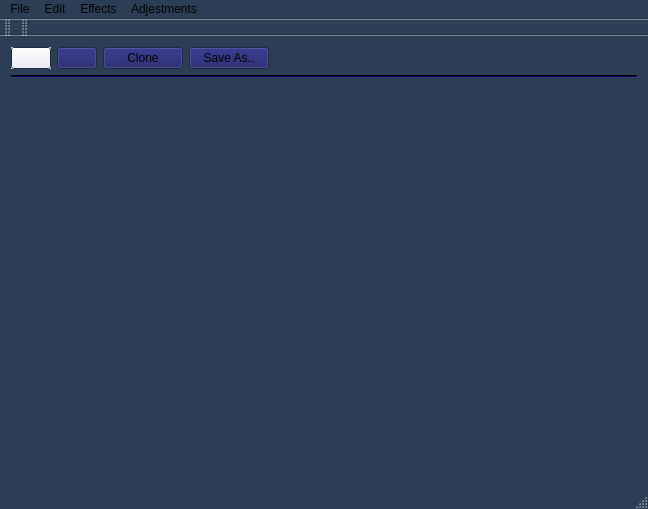
<?xml version="1.0" encoding="UTF-8"?>
<ui version="4.0">
 <class>MainWindow</class>
 <widget class="QMainWindow" name="MainWindow">
  <property name="windowModality">
   <enum>Qt::ApplicationModal</enum>
  </property>
  <property name="geometry">
   <rect>
    <x>0</x>
    <y>0</y>
    <width>648</width>
    <height>509</height>
   </rect>
  </property>
  <property name="minimumSize">
   <size>
    <width>20</width>
    <height>20</height>
   </size>
  </property>
  <property name="palette">
   <palette>
    <active>
     <colorrole role="Button">
      <brush brushstyle="SolidPattern">
       <color alpha="255">
        <red>20</red>
        <green>22</green>
        <blue>99</blue>
       </color>
      </brush>
     </colorrole>
     <colorrole role="Base">
      <brush brushstyle="SolidPattern">
       <color alpha="255">
        <red>255</red>
        <green>255</green>
        <blue>255</blue>
       </color>
      </brush>
     </colorrole>
     <colorrole role="Window">
      <brush brushstyle="SolidPattern">
       <color alpha="255">
        <red>43</red>
        <green>62</green>
        <blue>85</blue>
       </color>
      </brush>
     </colorrole>
    </active>
    <inactive>
     <colorrole role="Button">
      <brush brushstyle="SolidPattern">
       <color alpha="255">
        <red>20</red>
        <green>22</green>
        <blue>99</blue>
       </color>
      </brush>
     </colorrole>
     <colorrole role="Base">
      <brush brushstyle="SolidPattern">
       <color alpha="255">
        <red>255</red>
        <green>255</green>
        <blue>255</blue>
       </color>
      </brush>
     </colorrole>
     <colorrole role="Window">
      <brush brushstyle="SolidPattern">
       <color alpha="255">
        <red>43</red>
        <green>62</green>
        <blue>85</blue>
       </color>
      </brush>
     </colorrole>
    </inactive>
    <disabled>
     <colorrole role="Button">
      <brush brushstyle="SolidPattern">
       <color alpha="255">
        <red>20</red>
        <green>22</green>
        <blue>99</blue>
       </color>
      </brush>
     </colorrole>
     <colorrole role="Base">
      <brush brushstyle="SolidPattern">
       <color alpha="255">
        <red>43</red>
        <green>62</green>
        <blue>85</blue>
       </color>
      </brush>
     </colorrole>
     <colorrole role="Window">
      <brush brushstyle="SolidPattern">
       <color alpha="255">
        <red>43</red>
        <green>62</green>
        <blue>85</blue>
       </color>
      </brush>
     </colorrole>
    </disabled>
   </palette>
  </property>
  <property name="windowTitle">
   <string>Image Processor</string>
  </property>
  <property name="autoFillBackground">
   <bool>false</bool>
  </property>
  <widget class="QWidget" name="centralWidget">
   <layout class="QFormLayout" name="formLayout">
    <item row="0" column="0">
     <layout class="QHBoxLayout" name="horizontalLayout">
      <item>
       <widget class="QPushButton" name="open">
        <property name="palette">
         <palette>
          <active>
           <colorrole role="Button">
            <brush brushstyle="SolidPattern">
             <color alpha="255">
              <red>231</red>
              <green>232</green>
              <blue>248</blue>
             </color>
            </brush>
           </colorrole>
          </active>
          <inactive>
           <colorrole role="Button">
            <brush brushstyle="SolidPattern">
             <color alpha="255">
              <red>231</red>
              <green>232</green>
              <blue>248</blue>
             </color>
            </brush>
           </colorrole>
          </inactive>
          <disabled>
           <colorrole role="Button">
            <brush brushstyle="SolidPattern">
             <color alpha="255">
              <red>231</red>
              <green>232</green>
              <blue>248</blue>
             </color>
            </brush>
           </colorrole>
          </disabled>
         </palette>
        </property>
        <property name="autoFillBackground">
         <bool>true</bool>
        </property>
        <property name="text">
         <string/>
        </property>
        <property name="icon">
         <iconset resource="resourses/r.qrc">
          <normaloff>:/images/open.png</normaloff>:/images/open.png</iconset>
        </property>
        <property name="iconSize">
         <size>
          <width>32</width>
          <height>32</height>
         </size>
        </property>
       </widget>
      </item>
      <item>
       <widget class="QPushButton" name="save">
        <property name="minimumSize">
         <size>
          <width>0</width>
          <height>0</height>
         </size>
        </property>
        <property name="toolTip">
         <string>Save</string>
        </property>
        <property name="text">
         <string/>
        </property>
        <property name="icon">
         <iconset resource="resourses/r.qrc">
          <normaloff>:/images/save.png</normaloff>:/images/save.png</iconset>
        </property>
        <property name="iconSize">
         <size>
          <width>32</width>
          <height>32</height>
         </size>
        </property>
       </widget>
      </item>
      <item>
       <widget class="QPushButton" name="clone">
        <property name="text">
         <string>Clone</string>
        </property>
       </widget>
      </item>
      <item>
       <widget class="QPushButton" name="saveAs">
        <property name="text">
         <string>Save As..</string>
        </property>
       </widget>
      </item>
     </layout>
    </item>
    <item row="0" column="1">
     <spacer name="horizontalSpacer">
      <property name="orientation">
       <enum>Qt::Horizontal</enum>
      </property>
      <property name="sizeHint" stdset="0">
       <size>
        <width>40</width>
        <height>20</height>
       </size>
      </property>
     </spacer>
    </item>
    <item row="1" column="0" colspan="2">
     <widget class="Line" name="line">
      <property name="minimumSize">
       <size>
        <width>100</width>
        <height>0</height>
       </size>
      </property>
      <property name="palette">
       <palette>
        <active>
         <colorrole role="WindowText">
          <brush brushstyle="SolidPattern">
           <color alpha="255">
            <red>76</red>
            <green>76</green>
            <blue>76</blue>
           </color>
          </brush>
         </colorrole>
         <colorrole role="Light">
          <brush brushstyle="SolidPattern">
           <color alpha="255">
            <red>19</red>
            <green>2</green>
            <blue>109</blue>
           </color>
          </brush>
         </colorrole>
         <colorrole role="Midlight">
          <brush brushstyle="SolidPattern">
           <color alpha="255">
            <red>15</red>
            <green>0</green>
            <blue>63</blue>
           </color>
          </brush>
         </colorrole>
         <colorrole role="Dark">
          <brush brushstyle="SolidPattern">
           <color alpha="255">
            <red>0</red>
            <green>0</green>
            <blue>0</blue>
           </color>
          </brush>
         </colorrole>
         <colorrole role="Text">
          <brush brushstyle="SolidPattern">
           <color alpha="255">
            <red>60</red>
            <green>60</green>
            <blue>60</blue>
           </color>
          </brush>
         </colorrole>
         <colorrole role="ButtonText">
          <brush brushstyle="SolidPattern">
           <color alpha="255">
            <red>76</red>
            <green>76</green>
            <blue>76</blue>
           </color>
          </brush>
         </colorrole>
        </active>
        <inactive>
         <colorrole role="WindowText">
          <brush brushstyle="SolidPattern">
           <color alpha="255">
            <red>76</red>
            <green>76</green>
            <blue>76</blue>
           </color>
          </brush>
         </colorrole>
         <colorrole role="Light">
          <brush brushstyle="SolidPattern">
           <color alpha="255">
            <red>19</red>
            <green>2</green>
            <blue>109</blue>
           </color>
          </brush>
         </colorrole>
         <colorrole role="Midlight">
          <brush brushstyle="SolidPattern">
           <color alpha="255">
            <red>15</red>
            <green>0</green>
            <blue>63</blue>
           </color>
          </brush>
         </colorrole>
         <colorrole role="Dark">
          <brush brushstyle="SolidPattern">
           <color alpha="255">
            <red>0</red>
            <green>0</green>
            <blue>0</blue>
           </color>
          </brush>
         </colorrole>
         <colorrole role="Text">
          <brush brushstyle="SolidPattern">
           <color alpha="255">
            <red>60</red>
            <green>60</green>
            <blue>60</blue>
           </color>
          </brush>
         </colorrole>
         <colorrole role="ButtonText">
          <brush brushstyle="SolidPattern">
           <color alpha="255">
            <red>76</red>
            <green>76</green>
            <blue>76</blue>
           </color>
          </brush>
         </colorrole>
        </inactive>
        <disabled>
         <colorrole role="WindowText">
          <brush brushstyle="SolidPattern">
           <color alpha="255">
            <red>0</red>
            <green>0</green>
            <blue>0</blue>
           </color>
          </brush>
         </colorrole>
         <colorrole role="Light">
          <brush brushstyle="SolidPattern">
           <color alpha="255">
            <red>19</red>
            <green>2</green>
            <blue>109</blue>
           </color>
          </brush>
         </colorrole>
         <colorrole role="Midlight">
          <brush brushstyle="SolidPattern">
           <color alpha="255">
            <red>15</red>
            <green>0</green>
            <blue>63</blue>
           </color>
          </brush>
         </colorrole>
         <colorrole role="Dark">
          <brush brushstyle="SolidPattern">
           <color alpha="255">
            <red>0</red>
            <green>0</green>
            <blue>0</blue>
           </color>
          </brush>
         </colorrole>
         <colorrole role="Text">
          <brush brushstyle="SolidPattern">
           <color alpha="255">
            <red>0</red>
            <green>0</green>
            <blue>0</blue>
           </color>
          </brush>
         </colorrole>
         <colorrole role="ButtonText">
          <brush brushstyle="SolidPattern">
           <color alpha="255">
            <red>0</red>
            <green>0</green>
            <blue>0</blue>
           </color>
          </brush>
         </colorrole>
        </disabled>
       </palette>
      </property>
      <property name="orientation">
       <enum>Qt::Horizontal</enum>
      </property>
     </widget>
    </item>
   </layout>
  </widget>
  <widget class="QMenuBar" name="menuBar">
   <property name="geometry">
    <rect>
     <x>0</x>
     <y>0</y>
     <width>648</width>
     <height>25</height>
    </rect>
   </property>
   <widget class="QMenu" name="menuTest">
    <property name="title">
     <string>File</string>
    </property>
    <addaction name="actionOpen"/>
    <addaction name="actionSave"/>
    <addaction name="actionSave_as"/>
   </widget>
   <widget class="QMenu" name="menuEdit">
    <property name="title">
     <string>Edit</string>
    </property>
    <addaction name="actionClone"/>
    <addaction name="actionHistogram"/>
   </widget>
   <widget class="QMenu" name="menuEffects">
    <property name="title">
     <string>Effects</string>
    </property>
    <addaction name="actionNegative"/>
   </widget>
   <widget class="QMenu" name="menuAdjestments">
    <property name="title">
     <string>Adjestments</string>
    </property>
    <addaction name="actionScale"/>
    <addaction name="actionBrightness_contrast"/>
    <addaction name="action_Contrast_stretching"/>
    <addaction name="actionNormalization"/>
   </widget>
   <addaction name="menuTest"/>
   <addaction name="menuEdit"/>
   <addaction name="menuEffects"/>
   <addaction name="menuAdjestments"/>
  </widget>
  <widget class="QToolBar" name="mainToolBar">
   <attribute name="toolBarArea">
    <enum>TopToolBarArea</enum>
   </attribute>
   <attribute name="toolBarBreak">
    <bool>false</bool>
   </attribute>
  </widget>
  <widget class="QStatusBar" name="statusBar"/>
  <widget class="QToolBar" name="toolBar">
   <property name="windowTitle">
    <string>toolBar</string>
   </property>
   <attribute name="toolBarArea">
    <enum>TopToolBarArea</enum>
   </attribute>
   <attribute name="toolBarBreak">
    <bool>false</bool>
   </attribute>
  </widget>
  <action name="actionOpen">
   <property name="text">
    <string>Open</string>
   </property>
  </action>
  <action name="actionClone">
   <property name="text">
    <string>Clone</string>
   </property>
  </action>
  <action name="actionSave">
   <property name="text">
    <string>Save</string>
   </property>
  </action>
  <action name="actionSave_as">
   <property name="text">
    <string>Save as..</string>
   </property>
  </action>
  <action name="actionNegative">
   <property name="text">
    <string>Negative</string>
   </property>
  </action>
  <action name="actionScale">
   <property name="text">
    <string>Scale</string>
   </property>
  </action>
  <action name="actionBrightness_contrast">
   <property name="text">
    <string>Brightness/contrast</string>
   </property>
  </action>
  <action name="action_Contrast_stretching">
   <property name="text">
    <string>Contrast stretching</string>
   </property>
  </action>
  <action name="actionNormalization">
   <property name="text">
    <string>Normalization</string>
   </property>
  </action>
  <action name="actionHistogram">
   <property name="text">
    <string>Histogram</string>
   </property>
  </action>
 </widget>
 <layoutdefault spacing="6" margin="11"/>
 <resources>
  <include location="resourses/r.qrc"/>
 </resources>
 <connections/>
</ui>
